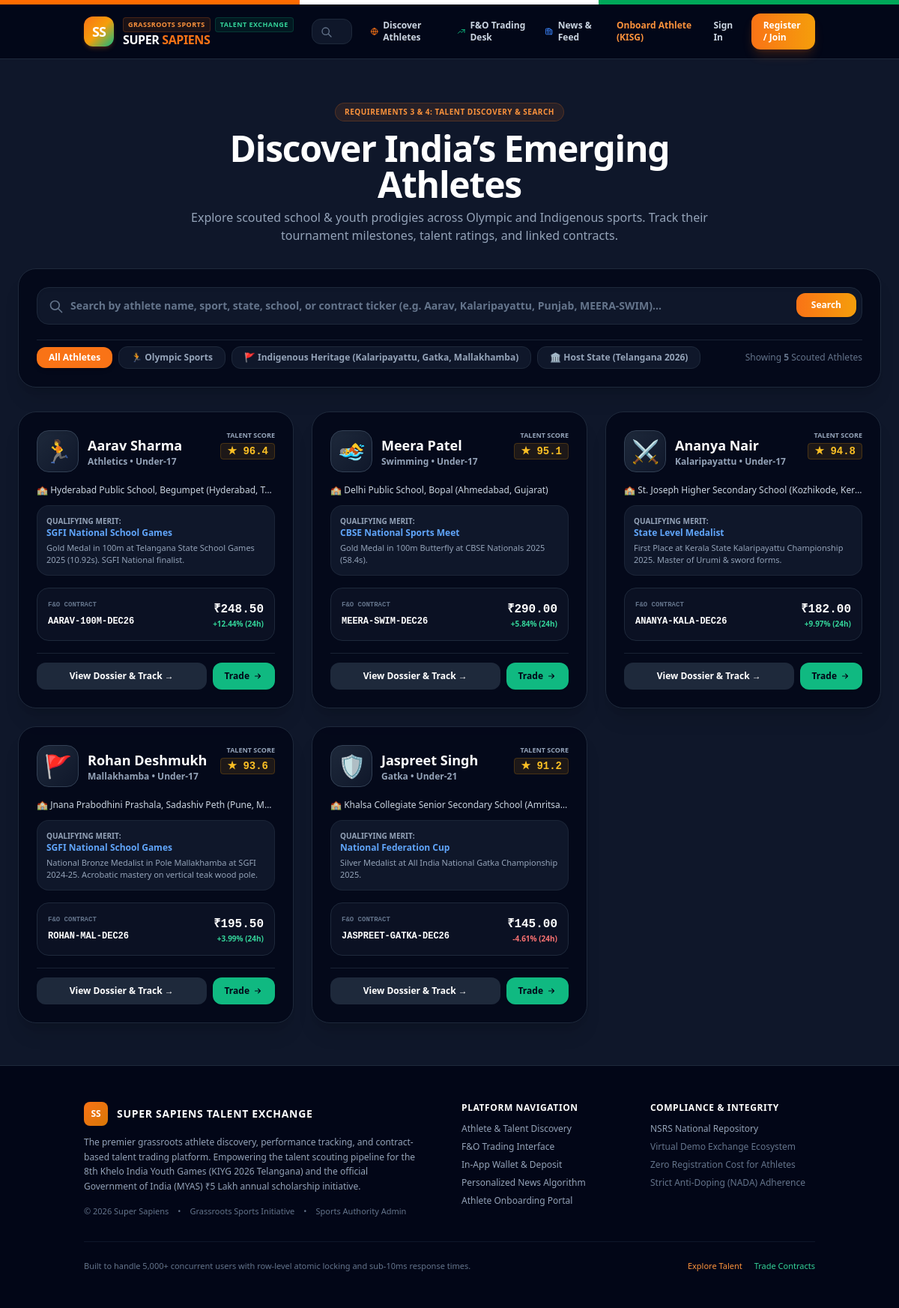
/discover.php, run on the app's committed database.
### tables this page shows
CREATE TABLE `athlete_contracts` (
  `id` INT UNSIGNED NOT NULL AUTO_INCREMENT,
  `athlete_id` INT UNSIGNED NOT NULL,
  `ticker` VARCHAR(24) NOT NULL COMMENT 'e.g. AARAV-100M-DEC26',
  `contract_title` VARCHAR(120) NOT NULL,
  `current_price` DECIMAL(10,2) NOT NULL DEFAULT 100.00,
  `previous_close` DECIMAL(10,2) NOT NULL DEFAULT 95.00,
  `high_24h` DECIMAL(10,2) NOT NULL DEFAULT 112.00,
  `low_24h` DECIMAL(10,2) NOT NULL DEFAULT 91.00,
  `volume_contracts` INT UNSIGNED NOT NULL DEFAULT 2400,
  `open_interest` INT UNSIGNED NOT NULL DEFAULT 1500,
  `contract_expiry` DATE NOT NULL,
  `lot_size` SMALLINT UNSIGNED NOT NULL DEFAULT 10,
  `status` ENUM('ACTIVE', 'HALTED', 'EXPIRED') DEFAULT 'ACTIVE',
  PRIMARY KEY (`id`),
  UNIQUE KEY `uk_ticker` (`ticker`),
  KEY `idx_athlete_contract` (`athlete_id`),
  CONSTRAINT `fk_contract_athlete` FOREIGN KEY (`athlete_id`) REFERENCES `athletes` (`id`) ON DELETE CASCADE
);

CREATE TABLE `athletes` (
  `id` INT UNSIGNED NOT NULL AUTO_INCREMENT,
  `application_id` VARCHAR(32) NOT NULL,
  `full_name` VARCHAR(120) NOT NULL,
  `dob` DATE NOT NULL,
  `gender` ENUM('Male', 'Female', 'Other') NOT NULL,
  `category` ENUM('General', 'OBC', 'SC', 'ST', 'EWS') DEFAULT 'General',
  `aadhaar_hash` CHAR(64) NOT NULL,
  `guardian_name` VARCHAR(120) NOT NULL,
  `phone` VARCHAR(20) NOT NULL,
  `email` VARCHAR(120) NOT NULL,
  `state` VARCHAR(80) NOT NULL,
  `district` VARCHAR(80) NOT NULL,
  `school_name` VARCHAR(200) NOT NULL,
  `board` VARCHAR(50) NOT NULL,
  `age_category` ENUM('Under-14', 'Under-17', 'Under-21') NOT NULL,
  `sport_discipline` VARCHAR(80) NOT NULL,
  `sub_event` VARCHAR(120) NOT NULL,
  `playing_experience` TINYINT UNSIGNED DEFAULT 1,
  `qualification_level` VARCHAR(80) NOT NULL,
  `achievement_details` TEXT DEFAULT NULL,
  `coach_name` VARCHAR(120) DEFAULT NULL,
  `coach_phone` VARCHAR(20) DEFAULT NULL,
  `certificate_no` VARCHAR(80) DEFAULT NULL,
  `status` ENUM('Under Review', 'Verified', 'Shortlisted for Trials', 'Selected for Scholarship', 'Rejected') DEFAULT 'Under Review',
  `trial_venue` VARCHAR(180) DEFAULT NULL,
  `trial_date` DATE DEFAULT NULL,
  `talent_score` DECIMAL(4,1) DEFAULT 88.5,
  `avatar_icon` VARCHAR(10) DEFAULT '🏃',
  `created_at` TIMESTAMP NOT NULL DEFAULT CURRENT_TIMESTAMP,
  `updated_at` TIMESTAMP NOT NULL DEFAULT CURRENT_TIMESTAMP ON UPDATE CURRENT_TIMESTAMP,
  PRIMARY KEY (`id`),
  UNIQUE KEY `uk_application_id` (`application_id`),
  UNIQUE KEY `uk_aadhaar_hash` (`aadhaar_hash`),
  KEY `idx_sport_discipline` (`sport_discipline`),
  KEY `idx_state_district` (`state`, `district`),
  KEY `idx_status` (`status`),
  KEY `idx_phone_dob` (`phone`, `dob`)
);

### config.php (called while the page is built, shortened)
<?php
function clean_input($data) {
    $data = trim($data);
    $data = stripslashes($data);
    $data = htmlspecialchars($data, ENT_QUOTES, 'UTF-8');
    return $data;
}

### discover.php (the view, shortened to what this page needs)
<?php
require_once __DIR__ . '/config.php';
$search_q = clean_input($_GET['q'] ?? '');
$category_filter = clean_input($_GET['cat'] ?? 'all');
$where_clauses = [];
$params = [];
$where_sql = !empty($where_clauses) ? 'WHERE ' . implode(' AND ', $where_clauses) : '';
try {
    $sql = "
        SELECT a.*, c.ticker, c.current_price, c.previous_close, c.high_24h, c.low_24h, c.volume_contracts, c.open_interest,
               ((c.current_price - c.previous_close) / c.previous_close * 100) as pct_change
        FROM athletes a
        LEFT JOIN athlete_contracts c ON a.id = c.athlete_id
        {$where_sql}
        ORDER BY a.talent_score DESC, c.volume_contracts DESC
    ";
    $stmt = $pdo->prepare($sql);
    $stmt->execute($params);
    $athletes = $stmt->fetchAll();
} catch (Exception $e) {
    $athletes = [];
    $error = $e->getMessage();
}
require_once __DIR__ . '/includes/header.php';
?>
<main class="py-10 sm:py-14 flex-1">
  <div class="container mx-auto px-4 sm:px-6 max-w-7xl space-y-8">
    <div class="text-center max-w-3xl mx-auto">
      <div class="inline-flex items-center gap-2 px-3 py-1 rounded-full text-[10px] font-black uppercase tracking-wider bg-orange-500/10 text-orange-400 border border-orange-500/20 mb-3">
        Requirements 3 & 4: Talent Discovery & Search
      </div>
      <h2 class="text-3xl sm:text-5xl font-black text-white tracking-tight">
        Discover India’s Emerging Athletes
      </h2>
      <p class="text-slate-400 text-sm sm:text-base mt-2">
        Explore scouted school & youth prodigies across Olympic and Indigenous sports. Track their tournament milestones, talent ratings, and linked contracts.
      </p>
    </div>
    <div class="bg-slate-950/80 p-6 rounded-3xl border border-slate-800 shadow-xl space-y-5">
      <form action="discover.php" method="GET" class="relative">
        <input type="text" name="q" value="<?php echo htmlspecialchars($search_q); ?>" placeholder="Search by athlete name, sport, state, school, or contract ticker (e.g. Aarav, Kalaripayattu, Punjab, MEERA-SWIM)..."
          class="w-full pl-11 pr-32 py-3.5 bg-slate-900 border border-slate-800 rounded-2xl text-sm text-white placeholder-slate-500 focus:outline-none focus:border-orange-500 font-semibold shadow-inner">
        <svg class="w-5 h-5 text-slate-500 absolute left-4 top-4" fill="none" stroke="currentColor" viewBox="0 0 24 24">
          <path stroke-linecap="round" stroke-linejoin="round" stroke-width="2" d="M21 21l-6-6m2-5a7 7 0 11-14 0 7 7 0 0114 0z"></path>
        </svg>
        <button type="submit" class="absolute right-2 top-2 px-5 py-2 bg-gradient-to-r from-orange-500 to-amber-500 hover:from-orange-600 hover:to-amber-600 text-white font-bold text-xs rounded-xl shadow transition">
          Search
        </button>
      </form>
      <div class="flex flex-wrap items-center justify-between gap-3 pt-2 border-t border-slate-800/80">
        <div class="flex flex-wrap items-center gap-2">
          <a href="discover.php?cat=all<?php echo !empty($search_q) ? '&q=' . urlencode($search_q) : ''; ?>"
            class="px-4 py-1.5 rounded-xl text-xs font-bold transition <?php echo ($category_filter === 'all') ? 'bg-orange-500 text-white shadow-md' : 'bg-slate-900 text-slate-400 hover:text-white border border-slate-800'; ?>">
            All Athletes
          </a>
          <a href="discover.php?cat=olympic<?php echo !empty($search_q) ? '&q=' . urlencode($search_q) : ''; ?>"
            class="px-4 py-1.5 rounded-xl text-xs font-bold transition <?php echo ($category_filter === 'olympic') ? 'bg-blue-600 text-white shadow-md' : 'bg-slate-900 text-slate-400 hover:text-white border border-slate-800'; ?>">
            🏃 Olympic Sports
          </a>
          <a href="discover.php?cat=indigenous<?php echo !empty($search_q) ? '&q=' . urlencode($search_q) : ''; ?>"
            class="px-4 py-1.5 rounded-xl text-xs font-bold transition <?php echo ($category_filter === 'indigenous') ? 'bg-amber-500 text-slate-950 font-black shadow-md' : 'bg-slate-900 text-slate-400 hover:text-white border border-slate-800'; ?>">
            🚩 Indigenous Heritage (Kalaripayattu, Gatka, Mallakhamba)
          </a>
          <a href="discover.php?cat=telangana<?php echo !empty($search_q) ? '&q=' . urlencode($search_q) : ''; ?>"
            class="px-4 py-1.5 rounded-xl text-xs font-bold transition <?php echo ($category_filter === 'telangana') ? 'bg-emerald-600 text-white shadow-md' : 'bg-slate-900 text-slate-400 hover:text-white border border-slate-800'; ?>">
            🏛️ Host State (Telangana 2026)
          </a>
        </div>
        <span class="text-xs text-slate-500 font-medium">
          Showing <strong><?php echo count($athletes); ?></strong> Scouted Athletes
        </span>
      </div>
    </div>
    <?php if (empty($athletes)): ?>
      <div class="p-12 text-center bg-slate-950/60 rounded-3xl border border-slate-800">
        <span class="text-4xl block mb-3">🔍</span>
        <h3 class="text-lg font-bold text-white mb-1">No athletes found matching your search</h3>
        <p class="text-xs text-slate-400 mb-4">Try searching with a broader keyword, or explore our top Olympic & Indigenous categories.</p>
        <a href="discover.php" class="px-5 py-2.5 bg-slate-800 hover:bg-slate-700 text-white text-xs font-bold rounded-xl transition">
          Reset Search Filters
        </a>
      </div>
    <?php else: ?>
      <div class="grid grid-cols-1 md:grid-cols-2 lg:grid-cols-3 gap-6">
        <?php foreach ($athletes as $ath):
          $pct = (float)($ath['pct_change'] ?? 0);
          $price = (float)($ath['current_price'] ?? 100);
        ?>
          <div class="bg-slate-950/80 rounded-3xl border border-slate-800 p-6 hover:border-slate-700 transition flex flex-col justify-between hover-lift shadow-xl relative overflow-hidden group">
            <div>
              <div class="flex items-start justify-between gap-4 mb-4">
                <div class="flex items-center gap-3">
                  <div class="w-14 h-14 rounded-2xl bg-gradient-to-br from-slate-800 to-slate-900 border border-slate-700 flex items-center justify-center text-3xl shadow-inner shrink-0 group-hover:scale-105 transition">
                    <?php echo $ath['avatar_icon'] ?: '🏃'; ?>
                  </div>
                  <div>
                    <h3 class="text-lg font-black text-white group-hover:text-orange-400 transition">
                      <a href="athlete_profile.php?id=<?php echo $ath['id']; ?>">
                        <?php echo htmlspecialchars($ath['full_name']); ?>
                      </a>
                    </h3>
                    <span class="text-xs text-slate-400 font-semibold block">
                      <?php echo htmlspecialchars($ath['sport_discipline']); ?> • <?php echo htmlspecialchars($ath['age_category']); ?>
                    </span>
                  </div>
                </div>
                <div class="text-right shrink-0">
                  <span class="text-[9px] uppercase font-bold text-slate-400 block">Talent Score</span>
                  <span class="text-sm font-black text-amber-400 font-mono bg-amber-500/10 px-2 py-0.5 rounded border border-amber-500/20">
                    ★ <?php echo number_format($ath['talent_score'], 1); ?>
                  </span>
                </div>
              </div>
              <p class="text-xs text-slate-300 font-medium mb-3 truncate">
                🏫 <?php echo htmlspecialchars($ath['school_name']); ?> (<?php echo htmlspecialchars($ath['district']); ?>, <?php echo htmlspecialchars($ath['state']); ?>)
              </p>
              <div class="p-3 rounded-2xl bg-slate-900 border border-slate-800/80 text-xs mb-4">
                <span class="text-[10px] uppercase font-bold text-slate-400 block">Qualifying Merit:</span>
                <span class="font-bold text-blue-400"><?php echo htmlspecialchars($ath['qualification_level']); ?></span>
                <p class="text-[11px] text-slate-400 mt-1 line-clamp-2">
                  <?php echo htmlspecialchars($ath['achievement_details']); ?>
                </p>
              </div>
              <?php if (!empty($ath['ticker'])): ?>
                <div class="p-3.5 rounded-2xl bg-slate-900/60 border border-slate-800 flex items-center justify-between mb-4">
                  <div>
                    <span class="text-[9px] uppercase font-bold text-slate-500 block font-mono">F&O CONTRACT</span>
                    <span class="text-xs font-black text-white font-mono"><?php echo htmlspecialchars($ath['ticker']); ?></span>
                  </div>
                  <div class="text-right">
                    <span class="text-base font-black text-white font-mono">₹<?php echo number_format($price, 2); ?></span>
                    <span class="text-[10px] font-bold block <?php echo ($pct >= 0) ? 'text-emerald-400' : 'text-red-400'; ?>">
                      <?php echo ($pct >= 0 ? '+' : '') . number_format($pct, 2); ?>% (24h)
                    </span>
                  </div>
                </div>
              <?php endif; ?>
            </div>
            <div class="pt-3 border-t border-slate-800/80 flex items-center gap-2">
              <a href="athlete_profile.php?id=<?php echo $ath['id']; ?>" class="flex-1 text-center py-2.5 rounded-xl bg-slate-800 hover:bg-slate-700 text-white font-bold text-xs transition">
                View Dossier & Track →
              </a>
              <?php if (!empty($ath['ticker'])): ?>
                <a href="trading.php?ticker=<?php echo urlencode($ath['ticker']); ?>" class="px-4 py-2.5 rounded-xl bg-emerald-500 hover:bg-emerald-600 text-slate-950 font-black text-xs transition shadow flex items-center gap-1">
                  <span>Trade</span>
                  <svg class="w-3.5 h-3.5" fill="none" stroke="currentColor" viewBox="0 0 24 24"><path stroke-linecap="round" stroke-linejoin="round" stroke-width="2" d="M13 7l5 5m0 0l-5 5m5-5H6"></path></svg>
                </a>
              <?php endif; ?>
            </div>
          </div>
        <?php endforeach; ?>
      </div>
    <?php endif; ?>
  </div>
</main>
<?php require_once __DIR__ . '/includes/footer.php'; ?>

### data on the page
athlete_contracts: athlete.avatar_icon "🏃", athlete.full_name "Aarav Sharma", athlete.sport_discipline "Athletics", athlete.age_category "Under-17", athlete.talent_score "96.4", athlete.school_name "Hyderabad Public School, Begumpet", athlete.district "Hyderabad", athlete.state "T…", athlete.qualification_level "SGFI National School Games", athlete.achievement_details "Gold Medal in 100m at Telangana State School Games 2025 (10.92s). SGFI National finalist.", ticker "AARAV-100M-DEC26", current_price "248.50", pct "12.44"
athlete_contracts: athlete.avatar_icon "🏊", athlete.full_name "Meera Patel", athlete.sport_discipline "Swimming", athlete.age_category "Under-17", athlete.talent_score "95.1", athlete.school_name "Delhi Public School, Bopal", athlete.district "Ahmedabad", athlete.state "Gujarat", athlete.qualification_level "CBSE National Sports Meet", athlete.achievement_details "Gold Medal in 100m Butterfly at CBSE Nationals 2025 (58.4s).", ticker "MEERA-SWIM-DEC26", current_price "290.00", pct "5.84"
athlete_contracts: athlete.avatar_icon "⚔️", athlete.full_name "Ananya Nair", athlete.sport_discipline "Kalaripayattu", athlete.age_category "Under-17", athlete.talent_score "94.8", athlete.school_name "St. Joseph Higher Secondary School", athlete.district "Kozhikode", athlete.state "Ker…", athlete.qualification_level "State Level Medalist", athlete.achievement_details "First Place at Kerala State Kalaripayattu Championship 2025. Master of Urumi & sword forms.", ticker "ANANYA-KALA-DEC26", current_price "182.00", pct "9.97"
athlete_contracts: athlete.avatar_icon "🚩", athlete.full_name "Rohan Deshmukh", athlete.sport_discipline "Mallakhamba", athlete.age_category "Under-17", athlete.talent_score "93.6", athlete.school_name "Jnana Prabodhini Prashala, Sadashiv Peth", athlete.district "Pune", athlete.state "M…", athlete.qualification_level "SGFI National School Games", athlete.achievement_details "National Bronze Medalist in Pole Mallakhamba at SGFI 2024-25. Acrobatic mastery on vertical teak wood pole.", ticker "ROHAN-MAL-DEC26", current_price "195.50", pct "3.99"
athlete_contracts: athlete.avatar_icon "🛡️", athlete.full_name "Jaspreet Singh", athlete.sport_discipline "Gatka", athlete.age_category "Under-21", athlete.talent_score "91.2", athlete.school_name "Khalsa Collegiate Senior Secondary School", athlete.district "Amritsa…", athlete.qualification_level "National Federation Cup", athlete.achievement_details "Silver Medalist at All India National Gatka Championship 2025.", ticker "JASPREET-GATKA-DEC26", current_price "145.00", pct "-4.61"

### other printed values
count($athletes) "5"
